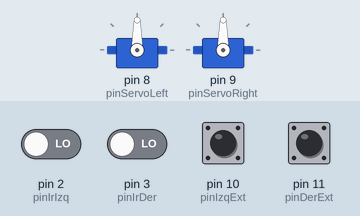
Recording of a sketch running on a simulated Arduino Uno, built with avr-gcc and run on an emulated ATmega328P. Shown: 2 × servo. The inputs (shaded band) are chosen by the test bench; at power-on: pin 10 (pinIzqExt), pin 11 (pinDerExt) HIGH, pin 2 (pinIrIzq), pin 3 (pinIrDer) LOW.

Above: at 6.2 s.
6.3 s: pin 2 (pinIrIzq) driven HIGH
At 7.4 s:
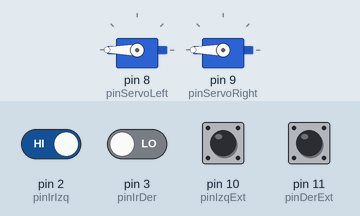
7.8 s: pin 3 (pinIrDer) driven HIGH
At 8.4 s:
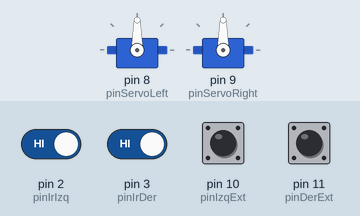
Timing chart, 0 to 10.8 s (numbered marks = the images above; inputs shaded):
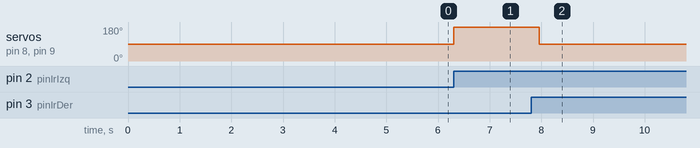

The sketch:

Laberinto8.1.ino
```cpp
  //AUTORES:
  //Martin Beltran Diaz - UO276244
  //Stelian Adrian Stanci - UO277653
  //Laura Pernia Blanco - UO276264

#include <Servo.h>
int NO_LINE = LOW; // También podría ponerse 0
int LINE = HIGH; // También podría ponerse 1

Servo servoLeft;
Servo servoRight;
int pinIrDer = 3;
int pinIrIzq = 2;
int pinIzqExt = 10;
int pinDerExt = 11;
int pinServoRight = 9;
int pinServoLeft = 8;

void setup() {
  Serial.begin(9600); // Descomentar si queréis debuguear por consola
  pinMode(pinIrDer, INPUT);
  pinMode(pinIrIzq, INPUT);
    pinMode(pinIzqExt, INPUT);
  pinMode(pinDerExt, INPUT);

  servoLeft.attach(pinServoLeft);
  servoRight.attach(pinServoRight);

  delay(5000);

}

void loop() {
  //seguir hacia delante
  if (digitalRead(pinIrIzq) == LINE && digitalRead(pinIrDer) == LINE && digitalRead(pinIzqExt) == NO_LINE && digitalRead(pinDerExt) == NO_LINE) {
    servoLeft.write(0);
    servoRight.write(180);
   //giro 180º (se acaba la linea)
  } else if (digitalRead(pinIrIzq) == NO_LINE && digitalRead(pinIrDer) == NO_LINE && digitalRead(pinIzqExt) == NO_LINE && digitalRead(pinDerExt) == NO_LINE){
    servoLeft.write(0);
    servoRight.write(0);
   //corregir trayectoria
  } else if (digitalRead(pinIrIzq) == NO_LINE && digitalRead(pinIrDer) == LINE) {
    girarDerecha();
   //corregir trayectoria
   } else if (digitalRead(pinIrIzq) == LINE && digitalRead(pinIrDer) == NO_LINE) {
      girarIzquierda();
   } else if (digitalRead(pinIrIzq) == LINE && digitalRead(pinIrDer) == LINE &&  digitalRead(pinDerExt) == LINE && digitalRead(pinIzqExt) == LINE) {
      delay(160);
      // ES LA META
      if (digitalRead(pinIrIzq) == LINE && digitalRead(pinIrDer) == LINE &&  digitalRead(pinDerExt) == LINE && digitalRead(pinIzqExt) == LINE) {
          servoLeft.write(90);
          servoRight.write(90);
          delay(10000);
      } else {
        girarDerecha();
        delay(800);
      }

    //girar a la derecha
   } else if (digitalRead(pinIrIzq) == LINE && digitalRead(pinIrDer) == LINE &&  digitalRead(pinDerExt) == LINE){
      delay(232);
      girarDerecha();
      delay(800);
   } else if (digitalRead(pinIrIzq) == LINE && digitalRead(pinIrDer) == LINE &&  digitalRead(pinDerExt) == NO_LINE && digitalRead(pinIzqExt) == LINE) {
      delay(120);
      if (digitalRead(pinIrIzq) == LINE && digitalRead(pinIrDer) == LINE) {
        //tiene que seguir recto
        } else {
          delay(100);
          girarIzquierda();
          delay(800);
          }
    }

}

void girarDerecha(){
  servoLeft.write(0);
  servoRight.write(0);
}

void girarIzquierda() {
  servoLeft.write(180);
  servoRight.write(180);
}
```

Measured:
- after the input at 6.3 s, servo on pin 8 (pinServoLeft), servo on pin 9 (pinServoRight): 90° → 180° at once
- after the input at 7.8 s, servo on pin 8 (pinServoLeft), servo on pin 9 (pinServoRight): 180° → 90° after 0.16 s
